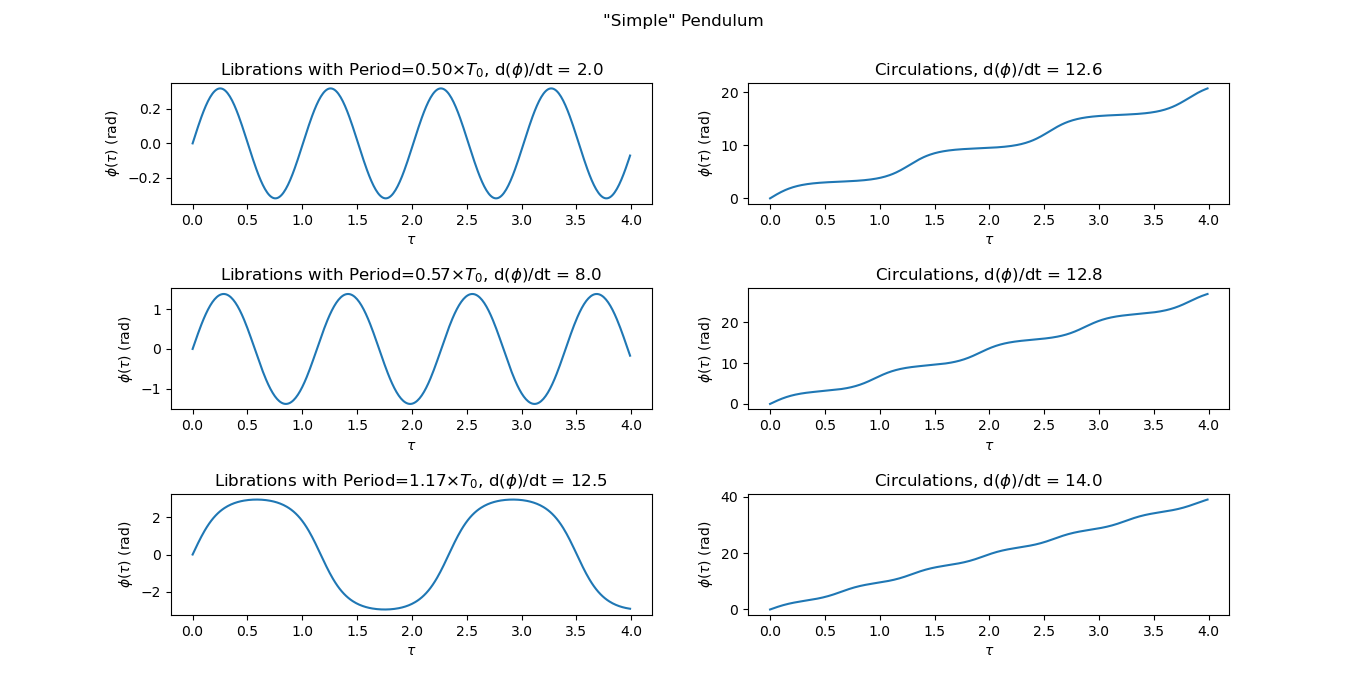

Source code (Python):
import numpy as np
import matplotlib.pyplot as plt

def rk4step(f, t, x, dt):
	k1 = f(t,x)
	k2 = f(t+dt/2, x+k1*dt/2)
	k3 = f(t+dt/2, x+k2*dt/2)
	k4 = f(t+dt, x+k3*dt)
	return x+(dt*(k1+2*k2+2*k3+k4)/6)

def coupled_ode(t,x):
	#return np.array([x[1],-4*(np.pi**2)*x[0]]) #test
	return np.array([x[1],-4*(np.pi**2)*np.sin(x[0])])

ti=0
tf=4
dt=1e-2
t=np.arange(ti,tf,dt)
param=np.array([2,8,12.5,12.6,12.8,14])
fig, ax = plt.subplots(3,2)
fig.suptitle('"Simple" Pendulum')
k=0; l=0

for y in param:

	Sol=np.array([[0,y]])

	for i in np.arange(0,t.size-1,1):
		nextSol=rk4step(coupled_ode, t[i], Sol[i],dt)
		Sol=np.append(Sol, np.array([nextSol]), axis=0)

	idx = np.argwhere(np.diff(np.sign(Sol[:,0]))).flatten()
	if len(idx)==1:
		period=0
	else: period = t[idx[2]]-t[idx[1]]

	ax[k,l].plot(t,Sol[:,0])
	if l==0:
		ax[k,l].set_title(r'Librations with Period=%1.2f$\times T_0$, d($\phi$)/dt = %1.1f'%(period,y))
	else: ax[k,l].set_title(r'Circulations, d($\phi$)/dt = %1.1f'%(y))
	ax[k,l].set_xlabel(r'$\tau$')
	ax[k,l].set_ylabel(r'$\phi(\tau)$ (rad)')

	k=k+1
	if k>2:
		k=0
		l=l+1
plt.subplots_adjust(hspace=0.7)
plt.show()
